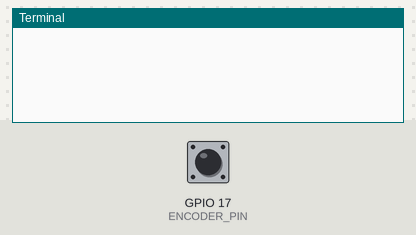
Simulated run of this program. Board: Raspberry Pi (BCM pin numbers). On the bench: the last lines printed to the terminal. The test bench sets the inputs (shaded band); at power-on: GPIO 17 (ENCODER_PIN) HIGH. The clock reads 2024-03-15 10:24:30 at power-on unless the program sets it.

Above: at 1.2 s.
1.3 s: GPIO 17 (ENCODER_PIN) pulled LOW for 0.15 s
4.4 s: GPIO 17 (ENCODER_PIN) pulled LOW for 1 s
At 6.6 s:
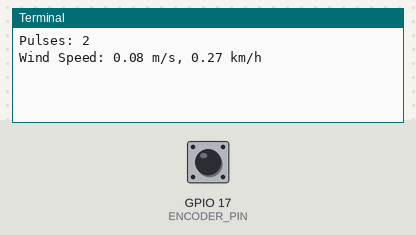
6.9 s: GPIO 17 (ENCODER_PIN) pulled LOW for 0.15 s
At 10.7 s:
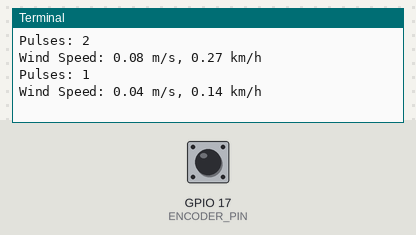

Measured:
- after the input at 4.4 s, the terminal: prints a new line after 1.0 s (image 1)
- after the input at 6.9 s, the terminal: prints a new line after 3.5 s (image 2)

The program:

anemomtro.py
```python
import RPi.GPIO as GPIO
import time

# Pin where the LM393 output is connected
ENCODER_PIN = 17

# Configuration variables
RADIUS = 0.03  # Radius of the anemometer in meters
PULSES_PER_REVOLUTION = 1  # Number of pulses per revolution
MEASURE_INTERVAL = 5  # Time interval for measuring wind speed (in seconds)

# Calculate the circumference
CIRCUMFERENCE = 2 * 3.14159 * RADIUS

# Set up GPIO
GPIO.setmode(GPIO.BCM)
GPIO.setup(ENCODER_PIN, GPIO.IN, pull_up_down=GPIO.PUD_UP)

def count_pulses(pin, duration):
    pulse_count = 0
    start_time = time.time()

    while time.time() - start_time < duration:
        if GPIO.input(pin) == GPIO.LOW:
            pulse_count += 1
            # Wait for the signal to go high again
            while GPIO.input(pin) == GPIO.LOW:
                pass

    return pulse_count

def calculate_wind_speed(pulses, interval):
    revolutions = pulses / PULSES_PER_REVOLUTION
    distance = CIRCUMFERENCE * revolutions
    wind_speed = distance / interval  # meters per second
    return wind_speed

try:
    while True:
        pulse_count = count_pulses(ENCODER_PIN, MEASURE_INTERVAL)

        wind_speed = calculate_wind_speed(pulse_count, MEASURE_INTERVAL)
        wind_speed_kmh = wind_speed * 3.6

        print(f"Pulses: {pulse_count}")
        print(f"Wind Speed: {wind_speed:.2f} m/s, {wind_speed_kmh:.2f} km/h")

except KeyboardInterrupt:
    print("Measurement stopped by user")
finally:
    GPIO.cleanup()
```
